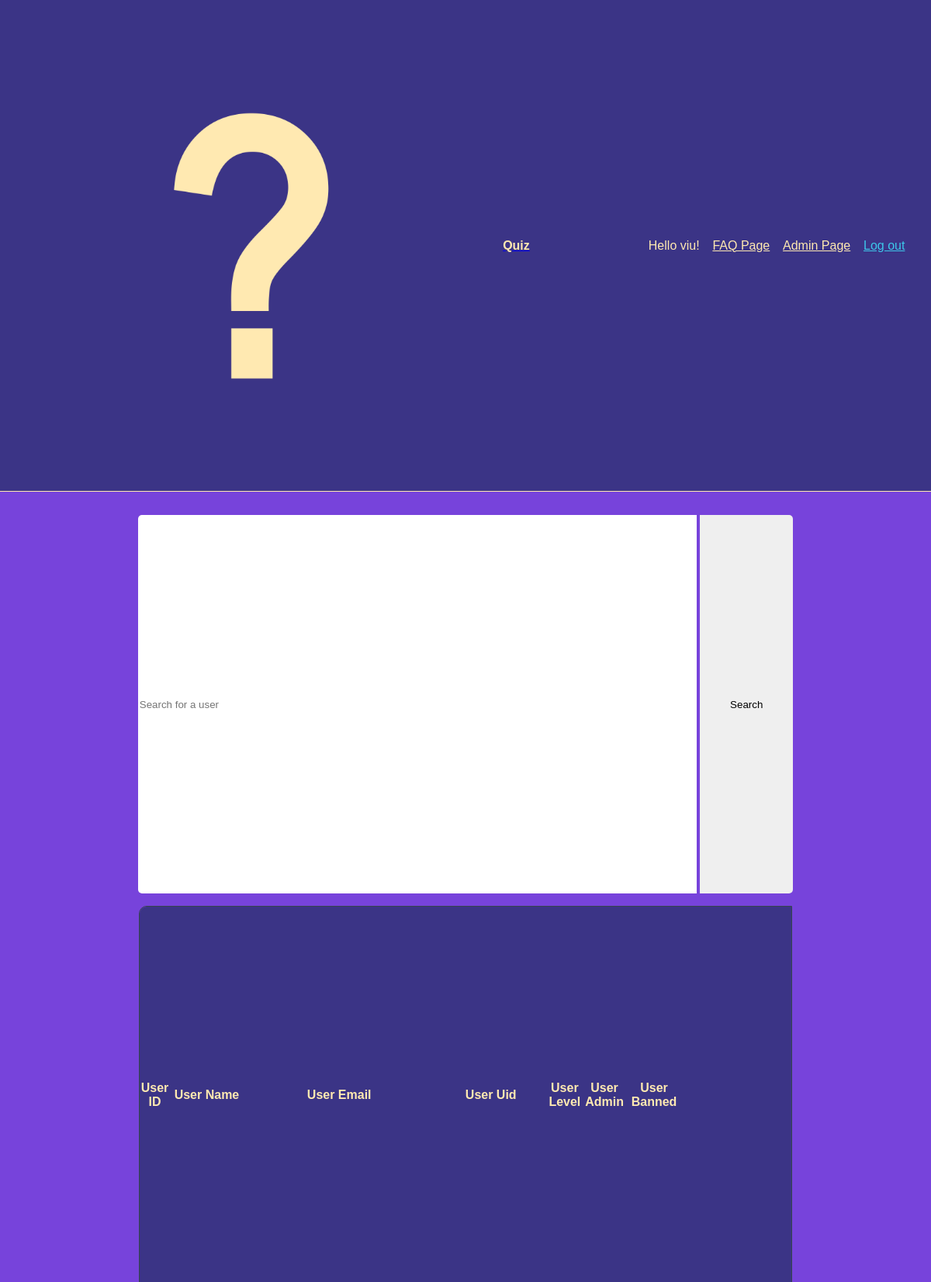
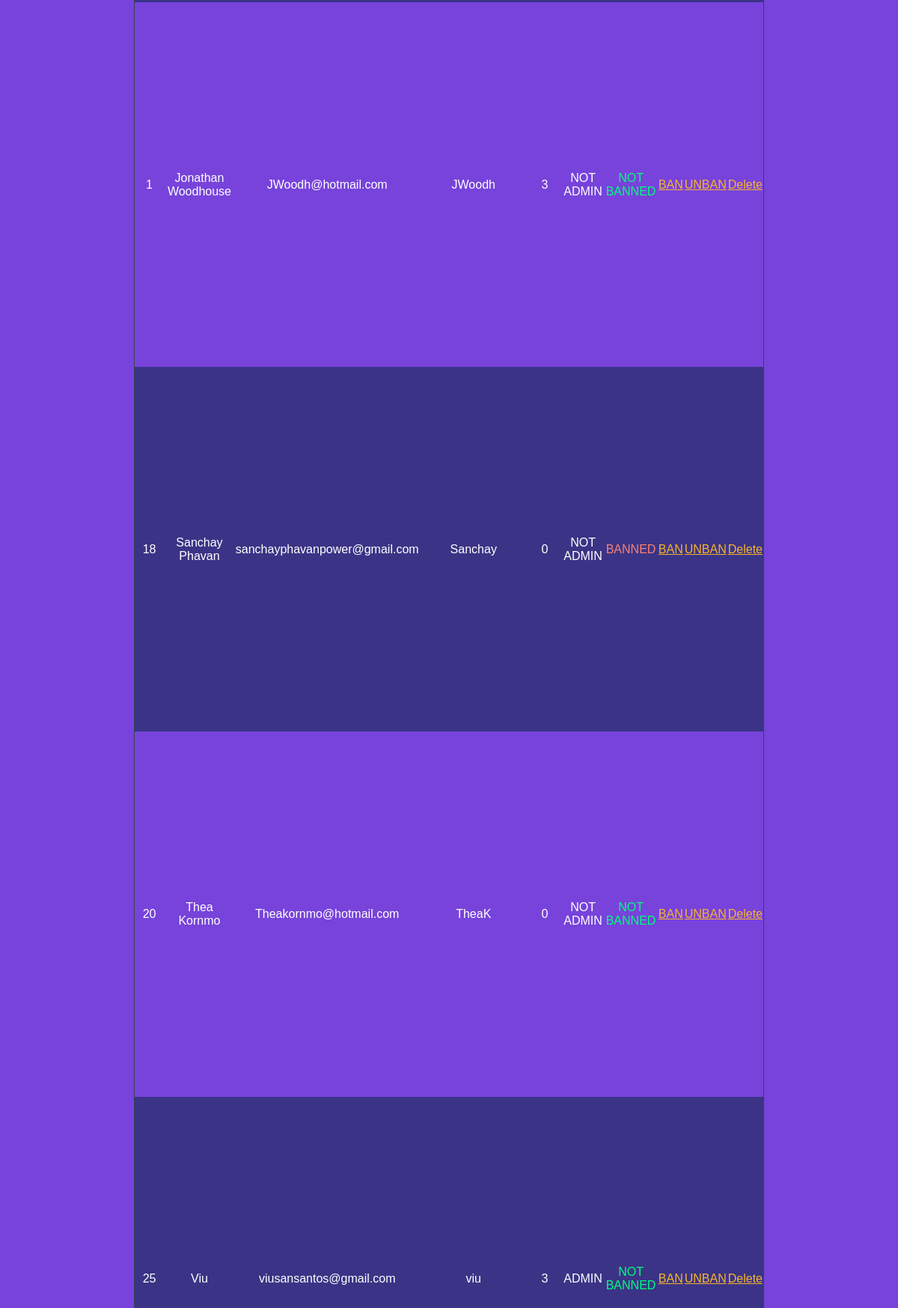
The app's page /adminpage.php (signed in, upper part) with its own data (2 pictures, top to bottom).
### tables this page shows
CREATE TABLE `users` (
  `usersId` int(11) NOT NULL,
  `usersName` varchar(128) NOT NULL,
  `usersEmail` varchar(128) NOT NULL,
  `usersUid` varchar(128) NOT NULL,
  `usersPwd` varchar(128) NOT NULL,
  `level` int(11) NOT NULL,
  `admin` int(1) DEFAULT 0,
  `banned` varchar(255) DEFAULT '0'
);

### adminpage.php (the view, shortened to what this page needs)
<?php include_once "header.php";?>
<!DOCTYPE html>
<html lang="en">
<head>
  <link rel="stylesheet" href="style.css">
</head>
<body class="adminBody">
  <div class="searchBarDiv">
    <form action="" method="GET">
      <input type="text" name="search" placeholder="Search for a user" class="searchBar" id="searchInput">
      <button type="submit" class="searchButton">Search</button>
    </form>
  </div>
  <div class="webcontainer">
  <div class="tableDiv">
  <table class="adminTable">
    <tr>
      <th>User ID</th>
      <th>User Name</th>
      <th>User Email</th>
      <th>User Uid</th>
      <th>User Level</th>
      <th>User Admin</th>
      <th>User Banned</th>
    </tr>
<?php
  include_once "includes/dbh.inc.php";
  $searchName = "1";
  if(isset($_GET['search'])){
    if ($_GET['search'] != "") {
      $searchName = $_GET['search'];
    }
    $fetchUserSQL = "SELECT * FROM users WHERE usersName like '%$searchName%';";
    $fetchResult =  $conn-> query($fetchUserSQL);
    if($fetchResult -> num_rows > 0){
      while ($row = $fetchResult -> fetch_assoc()){
        $banText = "";
        if($row['banned'] == 0){
          $banText = "NOT BANNED";
        }else if($row['banned'] == 1){
          $banText = "BANNED";
        }
        $adminText = "";
        if($row['admin'] == 0){
          $adminText = "NOT ADMIN";
        }else if($row['admin'] == 1){
          $adminText = "ADMIN";
        }
        echo "<tr>
        <td style='background-color:#50C878;' class='adminTd'>". $row["usersId"] . "</td>
        <td style='background-color:#50C878;' class='adminTd'>". $row["usersName"] . "</td>
        <td style='background-color:#50C878;' class='adminTd'>". $row["usersEmail"] ."</td>
        <td style='background-color:#50C878;' class='adminTd'>". $row["usersUid"] ."</td>
        <td style='background-color:#50C878;' class='adminTd'>". $row["level"] ."</td>
        <td style='background-color:#50C878;' class='adminTd'>". $adminText ."</td>";
        if($banText == "BANNED"){
          echo "<td style='background-color:#50C878;' class='banned'>". $banText ."</td>";
        }else{
          echo "<td style='background-color:#50C878;' class='notBanned'>". $banText ."</td>";
        }
        echo "<td style='background-color:#50C878;' class='adminTd'> <a href='adminpage.php?ban=". $row["usersId"]. "' class='deleteButton'>BAN</a></td>
        <td style='background-color:#50C878;' class='adminTd'> <a href='adminpage.php?unban=". $row["usersId"]. "' class='deleteButton'>UNBAN</a></td>
        <td style='background-color:#50C878;' class='adminTd'> <a href='adminpage.php?id=". $row["usersId"] ."' class='deleteButton'>Delete </a></td>
      </tr>";
      }
    }
  } else {
    $searchName = "1";
  }
    $sql = "SELECT * FROM users WHERE NOT usersName like '%$searchName%';";
    $result = $conn-> query($sql);
    if($result -> num_rows > 0){
      while ($row = $result -> fetch_assoc()) {
        $banText = "";
        if($row['banned'] == 0){
          $banText = "NOT BANNED";
        }else if($row['banned'] == 1){
          $banText = "BANNED";
        }
        $adminText = "";
        if($row['admin'] == 0){
          $adminText = "NOT ADMIN";
        }else if($row['admin'] == 1){
          $adminText = "ADMIN";
        }
        echo "<tr>
          <td class='adminTd'>". $row["usersId"] . "</td>
          <td class='adminTd'>". $row["usersName"] . "</td>
          <td class='adminTd'>". $row["usersEmail"] ."</td>
          <td class='adminTd'>". $row["usersUid"] ."</td>
          <td class='adminTd'>". $row["level"] ."</td>
          <td class='adminTd'>". $adminText ."</td>";
          if($banText == "BANNED"){
            echo "<td class='banned'>". $banText ."</td>";
          }else{
            echo "<td class='notBanned'>". $banText ."</td>";
          }
          echo "
          <td class='adminTd'> <a href='adminpage.php?ban=". $row["usersId"]. "' class='deleteButton'>BAN</a></td>
          <td class='adminTd'> <a href='adminpage.php?unban=". $row["usersId"]. "' class='deleteButton'>UNBAN</a></td>
          <td class='adminTd'> <a href='adminpage.php?id=". $row["usersId"] ."' class='deleteButton'>Delete </a></td>
        </tr>";
      }
      echo "
          </table>
          </div>
          </div>
        ";
    }
    else{
      echo "No users found";
    }
  ?>
</body>
</html>

### style.css (style rules this page uses)
body { margin: 0; font-family: arial; }
.adminBody { background-color: #7743DB; }
.webcontainer { width: 100%; display: flex; justify-content: center; }
.tableDiv { width: 70vw; overflow: auto; height: 60vh; border: 1px solid #36454F; border-radius: 10px 0 0 10px; }
.adminTable { border-collapse: collapse; width: 100%; text-align: left; background-color: #3b3486; }
.adminTable td { text-align: center; height: 3vh; }
.adminTd { color: #fff; }
.notBanned { color: #00FF7F; }
.banned { color: #FA8072; }
.adminTable tr:nth-child(even) { background-color: #7743DB; }
.adminTable tr { color: #ffe9b1; text-align: center; height: 6vh; }
.deleteButton { color: #F7B42C }
.searchBarDiv { display: flex; justify-content: center; }
.searchBar, .searchButton { border: 0; margin-top: 30px; }
.searchBar { width: 60vw; height: 6vh; border-radius: 5px 0 0 5px; margin: 0; }
.searchButton { width: 10vw; height: 6vh; border-radius: 0 5px 5px 0; }

### records on screen
users: usersId "1", usersName "Jonathan Woodhouse", usersEmail "JWoodh@hotmail.com", usersUid "JWoodh", level "3", admin "NOT ADMIN", banned "NOT BANNED"
users: usersId "18", usersName "Sanchay Phavan", usersEmail "sanchayphavanpower@gmail.com", usersUid "Sanchay", level "0", admin "NOT ADMIN", banned "BANNED"
users: usersId "20", usersName "Thea Kornmo", usersEmail "Theakornmo@hotmail.com", usersUid "TheaK", level "0", admin "NOT ADMIN", banned "NOT BANNED"
users: usersId "25", usersName "Viu", usersEmail "viusansantos@gmail.com", usersUid "viu", level "3", admin "ADMIN", banned "NOT BANNED"

### other values on screen
$_SESSION['useruid'] "viu"
